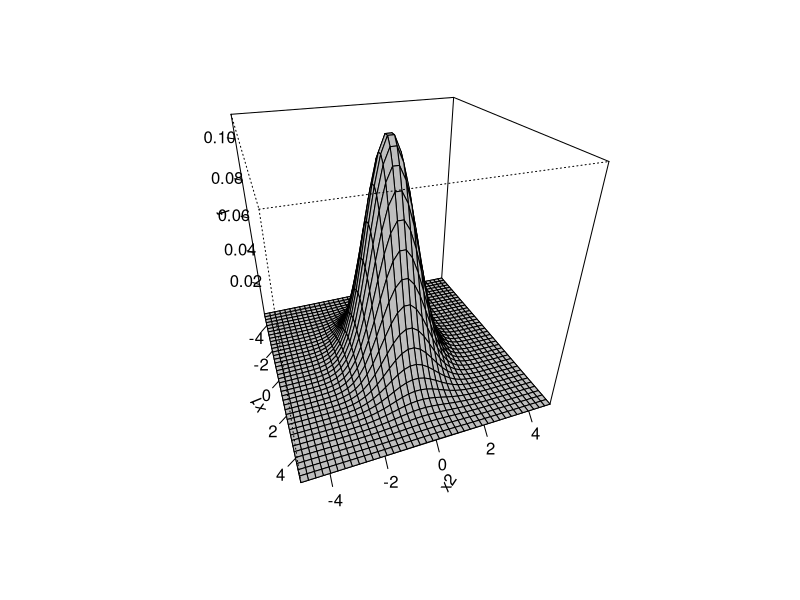

This chart was generated by the following R code:
## Densidad de na -- NORMAL BIVARIADA -- 

require(mvtnorm)

mu <- c(0,0)

Sigma <- matrix(c(2,0,0,1), ncol=2)

x1<- seq(-5,5,length=40)
x2<-x1


# densidad de la f normal multiv

f<-matrix(0, nrow=length(x1), ncol = length(x2))

for(i in 1:length(x1))
  for(j in 1:length(x2))
    f[i,j]<- dmvnorm(c(x1[i], x2[j]), mean=mu, sigma= Sigma)

#--- Grafico

persp(x1, x2, f,
      theta=70, #ángulo de visualización
      phi =30,  #ángulo de visualización
      col="gray",
      ticktype= "detailed")
